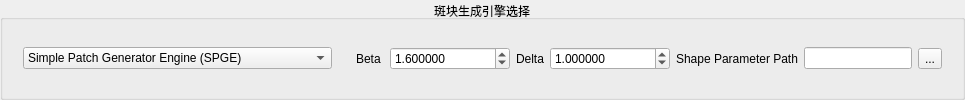
         <widget class="QGroupBox" name="box_05_engine_select">
          <property name="title">
           <string>斑块生成引擎选择</string>
          </property>
          <property name="alignment">
           <set>Qt::AlignmentFlag::AlignCenter</set>
          </property>
          <layout class="QHBoxLayout" name="horizontalLayout_5">
           <item>
            <widget class="QFrame" name="frame_05_engine">
             <property name="frameShape">
              <enum>QFrame::Shape::NoFrame</enum>
             </property>
             <layout class="QHBoxLayout" name="horizontalLayout_23">
              <property name="sizeConstraint">
               <enum>QLayout::SizeConstraint::SetFixedSize</enum>
              </property>
              <property name="leftMargin">
               <number>9</number>
              </property>
              <property name="topMargin">
               <number>0</number>
              </property>
              <property name="rightMargin">
               <number>9</number>
              </property>
              <property name="bottomMargin">
               <number>0</number>
              </property>
              <item>
               <widget class="QComboBox" name="comboBox_05_engine_select">
                <item>
                 <property name="text">
                  <string>Simple Patch Generator Engine (SPGE)</string>
                 </property>
                </item>
                <item>
                 <property name="text">
                  <string>Neighbor Patch Generator Engine (NPGE)</string>
                 </property>
                </item>
                <item>
                 <property name="text">
                  <string>Distance Patch Generator Engine (DPGE)</string>
                 </property>
                </item>
                <item>
                 <property name="text">
                  <string>Tradeoff-optimized Patch Generator Engine (TPGE)</string>
                 </property>
                </item>
               </widget>
              </item>
             </layout>
            </widget>
           </item>
           <item>
            <widget class="QFrame" name="frame_05_engine_parameters">
             <property name="frameShape">
              <enum>QFrame::Shape::NoFrame</enum>
             </property>
             <layout class="QHBoxLayout" name="horizontalLayout_25">
              <property name="sizeConstraint">
               <enum>QLayout::SizeConstraint::SetFixedSize</enum>
              </property>
              <property name="leftMargin">
               <number>9</number>
              </property>
              <property name="topMargin">
               <number>0</number>
              </property>
              <property name="rightMargin">
               <number>9</number>
              </property>
              <property name="bottomMargin">
               <number>0</number>
              </property>
              <item>
               <widget class="QLabel" name="label_05_parameter_beta">
                <property name="text">
                 <string>Beta </string>
                </property>
               </widget>
              </item>
              <item>
               <widget class="QDoubleSpinBox" name="doubleSpinBox_05_parameter_beta">
                <property name="minimumSize">
                 <size>
                  <width>120</width>
                  <height>0</height>
                 </size>
                </property>
                <property name="decimals">
                 <number>6</number>
                </property>
                <property name="minimum">
                 <double>0.001000000000000</double>
                </property>
                <property name="singleStep">
                 <double>0.100000000000000</double>
                </property>
                <property name="value">
                 <double>1.600000000000000</double>
                </property>
               </widget>
              </item>
              <item>
               <widget class="QLabel" name="label_05_parameter_delta">
                <property name="text">
                 <string>Delta</string>
                </property>
               </widget>
              </item>
              <item>
               <widget class="QDoubleSpinBox" name="doubleSpinBox_05_parameter_delta">
                <property name="minimumSize">
                 <size>
                  <width>120</width>
                  <height>0</height>
                 </size>
                </property>
                <property name="decimals">
                 <number>6</number>
                </property>
                <property name="minimum">
                 <double>-1000.000000000000000</double>
                </property>
                <property name="maximum">
                 <double>1000.000000000000000</double>
                </property>
                <property name="singleStep">
                 <double>0.100000000000000</double>
                </property>
                <property name="value">
                 <double>1.000000000000000</double>
                </property>
               </widget>
              </item>
              <item>
               <widget class="QLabel" name="label_05_shape_parameters_path">
                <property name="text">
                 <string>Shape Parameter Path</string>
                </property>
               </widget>
              </item>
              <item>
               <widget class="QLineEdit" name="lineEdit_05_shape_parameters_path">
                <property name="minimumSize">
                 <size>
                  <width>0</width>
                  <height>0</height>
                 </size>
                </property>
               </widget>
              </item>
              <item>
               <widget class="QToolButton" name="btn_05_shape_parameters_path">
                <property name="text">
                 <string>...</string>
                </property>
               </widget>
              </item>
             </layout>
            </widget>
           </item>
          </layout>
         </widget>
